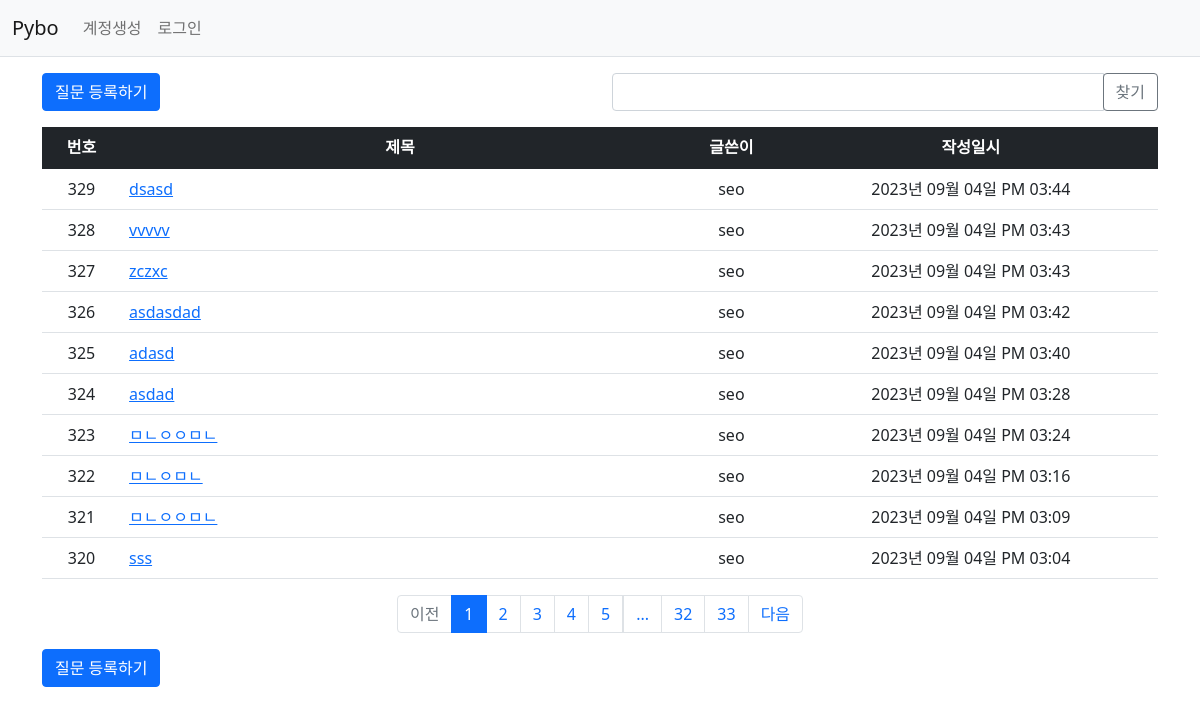
Page /question/list/ on the committed database.
### pybo/models.py (models this page shows)
class Question(db.Model):
    id = db.Column(db.Integer, primary_key=True)
    subject = db.Column(db.String(200), nullable=False)
    content = db.Column(db.Text(), nullable=False)
    create_date = db.Column(db.DateTime(), nullable=False)
    user_id = db.Column(db.Integer, db.ForeignKey('user.id', ondelete='CASCADE'), nullable=False)
    user = db.relationship('User', backref=db.backref('question_set'))
    modify_date = db.Column(db.DateTime(), nullable=True)
    voter = db.relationship('User', secondary=question_voter, backref=db.backref('question_voter_set'))

class User(db.Model):
    id = db.Column(db.Integer, primary_key=True)
    username = db.Column(db.String(150), unique=True, nullable=False)
    password = db.Column(db.String(200), nullable=False)
    email = db.Column(db.String(120), unique=True, nullable=False)

### pybo/views/question_views.py (the view, shortened to what this page needs)
@bp.route('/list/')
def _list():
    page = request.args.get('page', type=int, default=1)
    kw = request.args.get('kw', type=str, default='')
    question_list = Question.query.order_by(Question.create_date.desc())
    question_list = question_list.paginate(page=page, per_page=10)
    return render_template('question/question_list.html', question_list=question_list, page=page, kw=kw)

### pybo/filter.py (called while the page is built)
def format_datetime(value, fmt='%Y년 %m월 %d일 %p %I:%M'):
    return value.strftime(fmt)

### pybo/views/auth_views.py (called while the page is built)
@bp.before_app_request
def load_logged_in_user():
    user_id = session.get('user_id')
    if user_id is None:
        g.user = None
    else:
        g.user = User.query.get(user_id)

### pybo/templates/question/question_list.html (shortened to what this page needs)
{% extends 'base.html' %}
{% block content %}
<div class="container my-3">
    <div class="row my-3">
        <div class="col-6">
            <a href="{{ url_for('question.create') }}" class="btn btn-primary">질문 등록하기</a>
        </div>
        <div class="col-6">
            <div class="input-group">
                <input type="text" id="search_kw" class="form-control" value="{{ kw or '' }}">
                <div class="input-group-append">
                    <button class="btn btn-outline-secondary" type="button" id="btn_search">찾기</button>
                </div>
            </div>
        </div>
    </div>
    <table class="table">
        <thead>
        <tr class="text-center table-dark">
            <th>번호</th>
            <th style="width:50%">제목</th>
            <th>글쓴이</th>
            <th>작성일시</th>
        </tr>
        </thead>
        <tbody>
        {% if question_list %}
        {% for question in question_list.items %}
        <tr class="text-center">
            <td>{{ question_list.total - ((question_list.page-1) * question_list.per_page) - loop.index0 }}</td>
            <td class="text-start">
                <a href="{{ url_for('question.detail', question_id=question.id) }}">{{ question.subject }}
                </a>
            </td>
            <td>{{ question.user.username }}</td>
            <td>{{ question.create_date|datetime }}</td>
        </tr>
        {% endfor %}
        {% else %}
        <tr>
            <td colspan="3">질문이 없습니다.</td>
        </tr>
        {% endif %}
        </tbody>
    </table>
    <ul class="pagination justify-content-center">
        {% if question_list.has_prev %}
        <li class="page-item">
            <a class="page-link" data-page="{{ question_list.prev_num }}" href="javascript:void(0)">이전</a>
        </li>
        {% else %}
        <li class="page-item disabled">
            <a class="page-link" tabindex="-1" aria-disabled="true" href="javascript:void(0)">이전</a>
        </li>
        {% endif %}
        {% for page_num in question_list.iter_pages() %}
        {% if page_num %}
        {% if page_num != question_list.page %}
        <li class="page-item">
            <a class="page-link" data-page="{{ page_num }}" href="javascript:void(0)">{{ page_num }}</a>
        </li>
        {% else %}
        <li class="page-item active" aria-current="page">
            <a class="page-link" href="javascript:void(0)">{{ page_num }}</a>
        </li>
        {% endif %}
        {% else %}
        <li class="disabled">
            <a class="page-link" href="javascript:void(0)">...</a>
        </li>
        {% endif %}
        {% endfor %}
        {% if question_list.has_next %}
        <li class="page-item">
            <a class="page-link" data-page="{{ question_list.next_num }}" href="javascript:void(0)">다음</a>
        </li>
        {% else %}
        <li class="page-item disabled">
            <a class="page-link" tabindex="-1" aria-disabled="true" href="javascript:void(0)">다음</a>
        </li>
        {% endif %}
    </ul>
    <a href="{{ url_for('question.create') }}" class="btn btn-primary">질문 등록하기</a>
</div>
{% endblock %}

### pybo/templates/base.html (shortened to what this page needs)
<!doctype html>
<html lang="ko">
<head>
    <link rel="stylesheet" href="{{ url_for('static', filename='bootstrap.min.css') }}">
    <link rel="stylesheet" href="{{ url_for('static', filename='style.css') }}">
</head>
<body>
{% include "navbar.html" %}
{% block content %}
{% endblock %}
</body>
</html>

### pybo/templates/navbar.html (shortened to what this page needs)
<nav class="navbar navbar-expand-lg navbar-light bg-light border-bottom">
    <div class="container-fluid">
        <a class="navbar-brand" href="{{ url_for('main.index') }}">Pybo</a>
        <div class="collapse navbar-collapse" id="navbarSupportedContent">
            {% if g.user %}
            <ul class="navbar-nav">
                <li class="nav-item ">
                    <a class="nav-link" href="{{ url_for('auth.logout') }}">{{ g.user.username }} (로그아웃)</a>
                </li>
            </ul>
            {% else %}
            <ul class="navbar-nav me-auto mb-2 mb-lg-0">
                <li class="nav-item">
                    <a class="nav-link" href="{{ url_for('auth.signup') }}">계정생성</a>
                </li>
                <li class="nav-item">
                    <a class="nav-link" href="{{ url_for('auth.login') }}">로그인</a>
                </li>
            </ul>
            {% endif %}
        </div>
    </div>
</nav>

### rows in the picture
Question: total "329", subject "dsasd", user.username "seo", create_date "2023년 09월 04일 PM 03:44"
Question: total "328", subject "vvvvv", user.username "seo", create_date "2023년 09월 04일 PM 03:43"
Question: total "327", subject "zczxc", user.username "seo", create_date "2023년 09월 04일 PM 03:43"
Question: total "326", subject "asdasdad", user.username "seo", create_date "2023년 09월 04일 PM 03:42"
Question: total "325", subject "adasd", user.username "seo", create_date "2023년 09월 04일 PM 03:40"
Question: total "324", subject "asdad", user.username "seo", create_date "2023년 09월 04일 PM 03:28"
Question: total "323", subject "ㅁㄴㅇㅇㅁㄴ", user.username "seo", create_date "2023년 09월 04일 PM 03:24"
Question: total "322", subject "ㅁㄴㅇㅁㄴ", user.username "seo", create_date "2023년 09월 04일 PM 03:16"
Question: total "321", subject "ㅁㄴㅇㅇㅁㄴ", user.username "seo", create_date "2023년 09월 04일 PM 03:09"
Question: total "320", subject "sss", user.username "seo", create_date "2023년 09월 04일 PM 03:04"

### other values in the picture
{{ page_num }} "1"
{{ page_num }} "2" "3" "4" "5" "32" "33"
